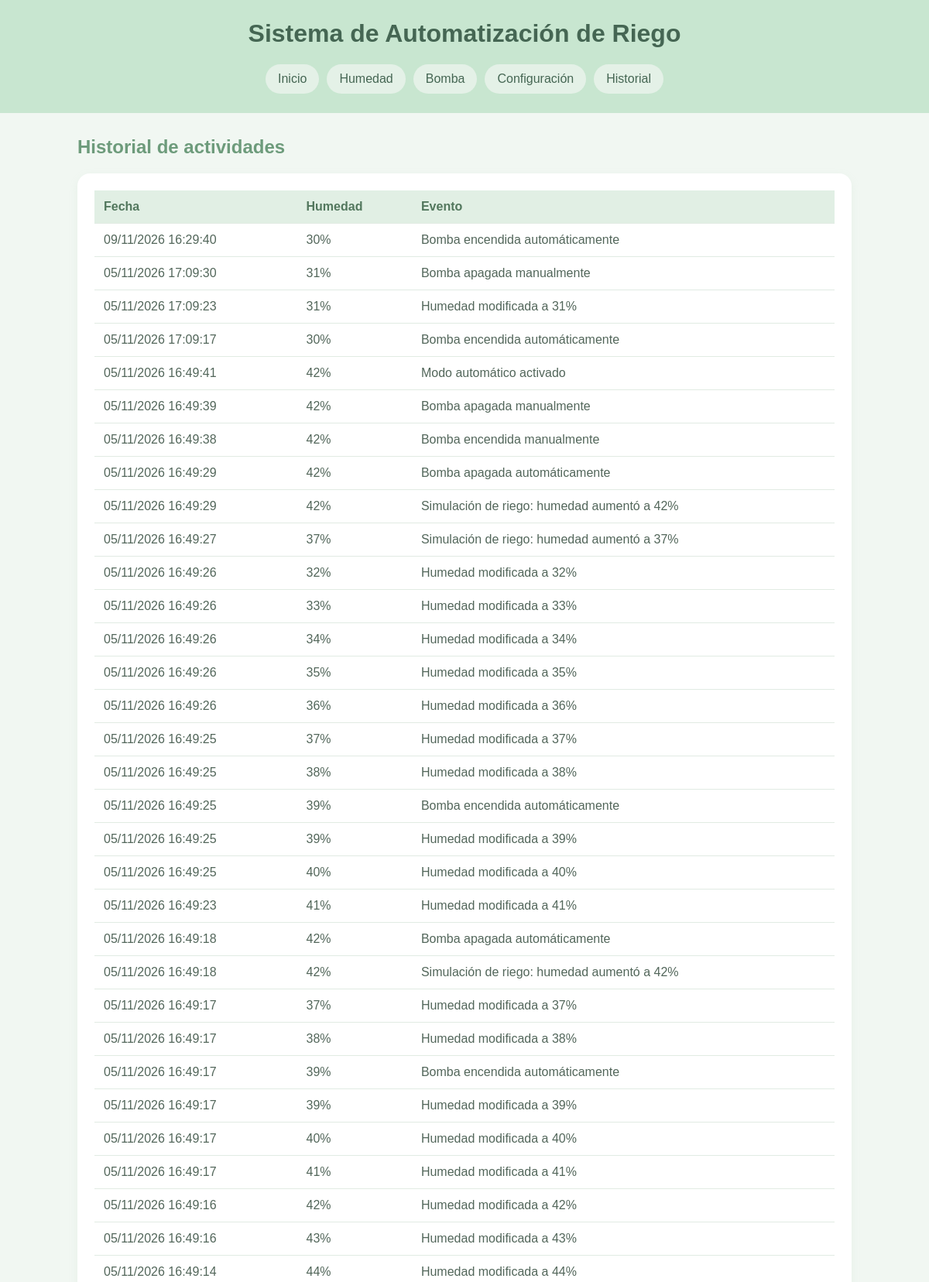
The page /historial (upper part) on the database its author committed.
### tables this page shows
CREATE TABLE historial (
            id INTEGER PRIMARY KEY AUTOINCREMENT,
            fecha TEXT,
            humedad INTEGER,
            evento TEXT
        );

### app.py (the view)
@app.route("/historial")
def historial():
    conexion = conectar()
    registros = conexion.execute(
        "SELECT * FROM historial ORDER BY id DESC"
    ).fetchall()
    conexion.close()
    return render_template("historial.html", registros=registros)

### app.py (called while the page is built)
def conectar():
    conexion = sqlite3.connect("riego.db")
    conexion.row_factory = sqlite3.Row
    return conexion

### templates/historial.html (shortened to what this page needs)
{% extends "base.html" %}
{% block contenido %}
<h2>Historial de actividades</h2>
<div class="tarjeta">
    {% if registros %}
        <table>
            <thead>
                <tr>
                    <th>Fecha</th>
                    <th>Humedad</th>
                    <th>Evento</th>
                </tr>
            </thead>
            <tbody>
                {% for registro in registros %}
                <tr>
                    <td>{{ registro["fecha"] }}</td>
                    <td>{{ registro["humedad"] }}%</td>
                    <td>{{ registro["evento"] }}</td>
                </tr>
                {% endfor %}
            </tbody>
        </table>
    {% else %}
        <p>No hay registros todavía.</p>
    {% endif %}
</div>
{% endblock %}

### templates/base.html (shortened to what this page needs)
<!DOCTYPE html>
<html lang="es">
<head>
    <link rel="stylesheet"
          href="{{ url_for('static', filename='estilos.css') }}">
</head>
<body>
    <header>
        <h1>Sistema de Automatización de Riego</h1>
        <nav>
            <a href="{{ url_for('inicio') }}">Inicio</a>
            <a href="{{ url_for('humedad') }}">Humedad</a>
            <a href="{{ url_for('bomba') }}">Bomba</a>
            <a href="{{ url_for('configuracion') }}">Configuración</a>
            <a href="{{ url_for('historial') }}">Historial</a>
        </nav>
    </header>
    <main>
        {% block contenido %}{% endblock %}
    </main>
</body>
</html>

### static/estilos.css (style rules this page uses)
* { box-sizing: border-box; }
body { margin: 0; font-family: Arial, sans-serif; background: #F1F7F2; color: #52665A; }
header { background: #C8E6D0; color: #456653; padding: 25px; text-align: center; }
header h1 { margin-top: 0; }
nav { display: flex; justify-content: center; flex-wrap: wrap; gap: 10px; }
nav a { color: #456653; text-decoration: none; padding: 10px 16px; border-radius: 20px; background: #E4F1E7; }
main { width: 90%; max-width: 1000px; margin: 30px auto; min-height: 65vh; }
h2 { color: #6D9B7B; }
.tarjeta { background: #FFFFFF; padding: 22px; margin-bottom: 20px; border-radius: 16px; box-shadow: 0 4px 12px #AFC8B522; }
table { width: 100%; border-collapse: collapse; margin-bottom: 18px; }
th, td { padding: 12px; border-bottom: 1px solid #E1EBE3; text-align: left; }
th { background: #E1EFE4; color: #52775D; }

### rows shown on the page
historial: fecha "09/11/2026 16:29:40", humedad "30", evento "Bomba encendida automáticamente"
historial: fecha "05/11/2026 17:09:30", humedad "31", evento "Bomba apagada manualmente"
historial: fecha "05/11/2026 17:09:23", humedad "31", evento "Humedad modificada a 31%"
historial: fecha "05/11/2026 17:09:17", humedad "30", evento "Bomba encendida automáticamente"
historial: fecha "05/11/2026 16:49:41", humedad "42", evento "Modo automático activado"
historial: fecha "05/11/2026 16:49:39", humedad "42", evento "Bomba apagada manualmente"
historial: fecha "05/11/2026 16:49:38", humedad "42", evento "Bomba encendida manualmente"
historial: fecha "05/11/2026 16:49:29", humedad "42", evento "Bomba apagada automáticamente"
historial: fecha "05/11/2026 16:49:29", humedad "42", evento "Simulación de riego: humedad aumentó a 42%"
historial: fecha "05/11/2026 16:49:27", humedad "37", evento "Simulación de riego: humedad aumentó a 37%"
historial: fecha "05/11/2026 16:49:26", humedad "32", evento "Humedad modificada a 32%"
historial: fecha "05/11/2026 16:49:26", humedad "33", evento "Humedad modificada a 33%"
historial: fecha "05/11/2026 16:49:26", humedad "34", evento "Humedad modificada a 34%"
historial: fecha "05/11/2026 16:49:26", humedad "35", evento "Humedad modificada a 35%"
historial: fecha "05/11/2026 16:49:26", humedad "36", evento "Humedad modificada a 36%"
historial: fecha "05/11/2026 16:49:25", humedad "37", evento "Humedad modificada a 37%"
historial: fecha "05/11/2026 16:49:25", humedad "38", evento "Humedad modificada a 38%"
historial: fecha "05/11/2026 16:49:25", humedad "39", evento "Bomba encendida automáticamente"
historial: fecha "05/11/2026 16:49:25", humedad "39", evento "Humedad modificada a 39%"
historial: fecha "05/11/2026 16:49:25", humedad "40", evento "Humedad modificada a 40%"
historial: fecha "05/11/2026 16:49:23", humedad "41", evento "Humedad modificada a 41%"
historial: fecha "05/11/2026 16:49:18", humedad "42", evento "Bomba apagada automáticamente"
historial: fecha "05/11/2026 16:49:18", humedad "42", evento "Simulación de riego: humedad aumentó a 42%"
historial: fecha "05/11/2026 16:49:17", humedad "37", evento "Humedad modificada a 37%"
historial: fecha "05/11/2026 16:49:17", humedad "38", evento "Humedad modificada a 38%"
historial: fecha "05/11/2026 16:49:17", humedad "39", evento "Bomba encendida automáticamente"
historial: fecha "05/11/2026 16:49:17", humedad "39", evento "Humedad modificada a 39%"
historial: fecha "05/11/2026 16:49:17", humedad "40", evento "Humedad modificada a 40%"
historial: fecha "05/11/2026 16:49:17", humedad "41", evento "Humedad modificada a 41%"
historial: fecha "05/11/2026 16:49:16", humedad "42", evento "Humedad modificada a 42%"
historial: fecha "05/11/2026 16:49:16", humedad "43", evento "Humedad modificada a 43%"
historial: fecha "05/11/2026 16:49:14", humedad "44", evento "Humedad modificada a 44%"
